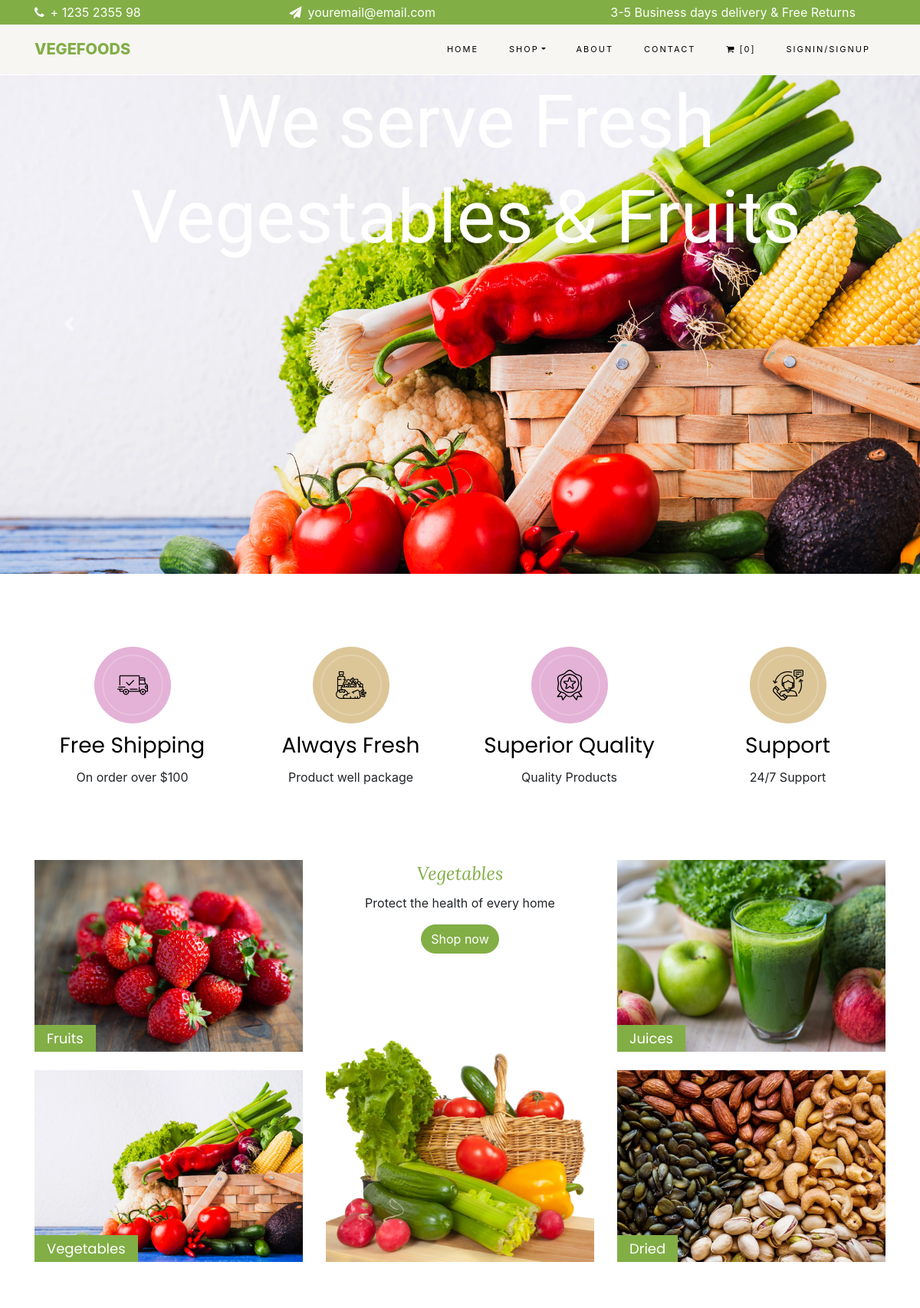
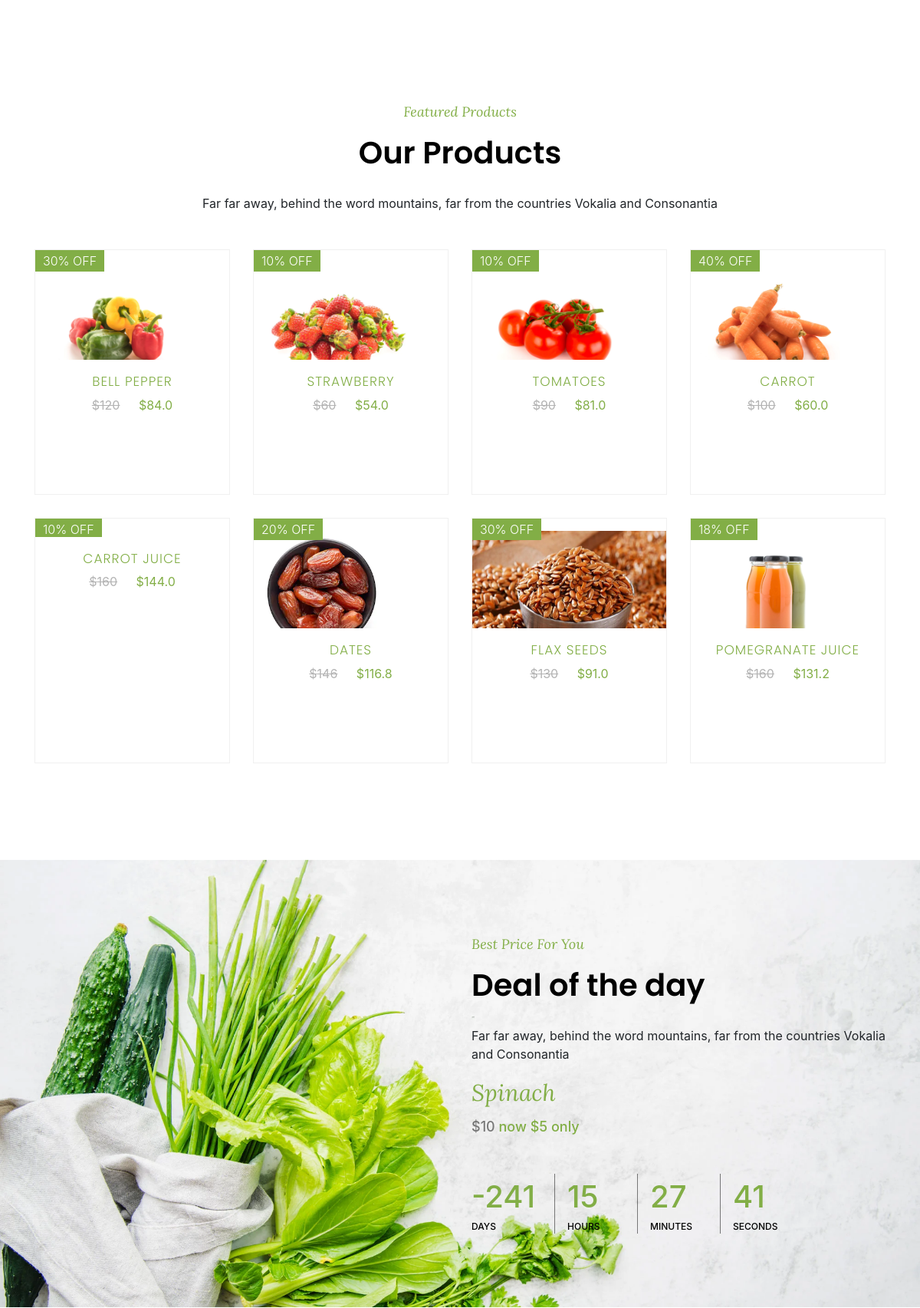
The page / (upper part) on the database its author committed (2 pictures, top to bottom).
### orderitems/models.py (models this page shows, shortened)
class items(models.Model):
    name = models.CharField(max_length=100)
    typeOf = models.CharField(max_length=1,choices=ItemTypes)
    price = models.IntegerField()
    offer = models.IntegerField(default = 0)
    image = models.ImageField(upload_to = "items",blank=True)
    dealOfTheDay = models.BooleanField()
    description  = models.CharField(max_length=1000,default="")
    def saleprice(self):
        if self.offer > 0:
            return self.price - (self.price * (self.offer / 100))
        else:
            return self.price

### orderitems/views.py (the view)
# urls.py: path('',views.index,name="index"),
def index(request):
    featured  =  items.objects.filter(offer__gt = 0).all()
    comments = usercomments.objects.all()[0:6]
    return render(request,'orderitems/index.html',{'featured':featured,'comments':comments})

### orderitems/cartitemscount_contextprocessor.py (called while the page is built)
def cartItemsCount(request):
    cartItems = request.session.get('cartItems')
    if cartItems is not None:
        return {'cart_items_count':len(cartItems)}
    else:
        return {'cart_items_count':0}

### orderitems/templates/orderitems/index.html (shortened to what this page needs)
{% extends "base.html" %}
{% block base %}
{% load static %}
    <section id = "home-section" class = "hero">
      <div id="carouselExampleControls" class="carousel slide" data-ride="carousel" style="height:650px">
            <div class="carousel-inner">
                <div class="carousel-item active">
                    <div class="container">
                        <div class="row slider-text justify-content-center align-items-center" data-scrollax-parent="true">
                            <div class="col-md-12 ftco-animate text-center fadeInUp ftco-animated">
                                <h1 class="mb-2">We serve Fresh Vegestables &amp; Fruits</h1>
                            </div>
                        </div>
                    </div>
                    <img class="d-block w-100" style="height:650px;object-fit: cover;" src="{% static 'media/bg_1.jpg' %}" alt="First slide">
                </div>
            </div>
            <a class="carousel-control-prev" href="#carouselExampleControls" role="button" data-slide="prev">
                <span class="carousel-control-prev-icon" aria-hidden="true"></span>
            </a>
            <a class="carousel-control-next" href="#carouselExampleControls" role="button" data-slide="next">
                <span class="carousel-control-next-icon" aria-hidden="true"></span>
            </a>
        </div>
    </section>
    <section class = "co-section">
        <div class = "container">
            <div class = "row no-guters co-services">
                <div class = "col-md-3 text-center d-flex align-self-stretch fadeInUp co-animated">
                    <div class = "media block-6 services mb-md-0 mb-4">
                        <div class = "icon bg-color-1 active d-flex justify-content-center align-items-center mb-2">
                             <img src="{% static 'media/truck.svg' %}" >
                        </div>
                        <div class="media-body">
                            <h3 class="heading">Free Shipping</h3>
                            <span>On order over $100</span>
                        </div>
                    </div>
                </div>
                <div class = "col-md-3 text-center d-flex align-self-stretch fadeInUp co-animated">
                    <div class = "media block-6 services mb-md-0 mb-4">
                        <div class = "icon bg-color-2 active d-flex justify-content-center align-items-center mb-2">
                            <img src="{% static 'media/food.svg' %}">
                        </div>
                        <div class="media-body">
                            <h3 class="heading">Always Fresh</h3>
                            <span>Product well package</span>
                        </div>
                    </div>
                </div>
                <div class = "col-md-3 text-center d-flex align-self-stretch fadeInUp co-animated">
                    <div class = "media block-6 services mb-md-0 mb-4">
                        <div class = "icon bg-color-1 active d-flex justify-content-center align-items-center mb-2">
                            <img src="{% static 'media/award.svg' %}">
                        </div>
                        <div class="media-body">
                            <h3 class="heading">Superior Quality</h3>
                            <span>Quality Products</span>
                        </div>
                    </div>
                </div>
                <div class = "col-md-3 text-center d-flex align-self-stretch fadeInUp co-animated">
                    <div class = "media block-6 services mb-md-0 mb-4">
                        <div class = "icon bg-color-2 active d-flex justify-content-center align-items-center mb-2">
                             <img src="{% static 'media/support.svg' %}">
                        </div>
                        <div class="media-body">
                            <h3 class="heading">Support</h3>
                            <span>24/7 Support</span>
                        </div>
                    </div>
                </div>
            </div>
        </div>
    </section>
    <section class = "co-section co-category co-no-pt">
        <div class = "container">
            <div class = "row">
                <div class = "col-md-8">
                    <div class = "row">
                        <div class = "col-md-6 order-md-last align-items-stretch d-flex">
                            <div class="category-wrap-2 img align-self-stretch d-flex fadeInUp co-animated" style="background-image: url({% static 'media/category.jpg' %});">
                                <div class="text text-center">
                                    <h2>Vegetables</h2>
                                    <p>Protect the health of every home</p>
                                    <p><a href="{% url 'shop' %}" class="btn btn-primary">Shop now</a></p>
                                </div>
                            </div>
                        </div>
                        <div class="col-md-6">
                            <div class="category-wrap  img mb-4 d-flex align-items-end fadeInUp co-animated" style="background-image: url({% static 'media/category-2.webp' %});">
                                <div class="text px-3 py-1">
                                    <h2 class="mb-0"><a href="#">Fruits</a></h2>
                                </div>
                            </div>
                            <div class="category-wrap img d-flex align-items-end fadeInUp co-animated" style="background-image: url({% static 'media/bg_1.jpg' %});">
                                <div class="text px-3 py-1">
                                    <h2 class="mb-0"><a href="#">Vegetables</a></h2>
                                </div>
                            </div>
                        </div>
                    </div>
                </div>
                <div class="col-md-4">
                    <div class="category-wrap img mb-4 d-flex align-items-end fadeInUp co-animated" style="background-image: url({% static 'media/category-3.jpg' %});">
                        <div class="text px-3 py-1">
                            <h2 class="mb-0"><a href="#">Juices</a></h2>
                        </div>
                    </div>
                    <div class="category-wrap img d-flex align-items-end fadeInUp co-animated" style="background-image: url({% static 'media/category-4.jpg' %});">
                        <div class="text px-3 py-1">
                            <h2 class="mb-0"><a href="#">Dried</a></h2>
                        </div>
                    </div>
                </div>
            </div>
        </div>
    </section>
    <section class = "co-section">
        <div class="container">
            <div class="row justify-content-center mb-3 pb-3">
                <div class="col-md-12 heading-section text-center fadeInUp co-animated">
                    <span class="subheading">Featured Products</span>
                    <h2 class="mb-4">Our Products</h2>
                    <p>Far far away, behind the word mountains, far from the countries Vokalia and Consonantia</p>
                </div>
            </div>
        </div>
        <div class="container">
            <div class="row">
            {% for item in featured %}
                <div class="col-md-6 col-lg-3 fadeInUp co-animated">
                    <div class="product">
                        <a href="{% url 'shopitem' item.id %}" class="img-prod">
                            <img class="img-fluid" src="{{ item.image.url }}" alt="Colorlib Template">
                            <span class="status">{{item.offer}}% OFF</span>
                        </a>
                        <div class="text py-3 pb-4 px-3 text-center">
                            <h3><a href="{% url 'shopitem' item.id %}">{{item.name}}</a></h3>
                            <div class="d-flex">
                                <div class="pricing">
                                    <p class="price">
                                    {% if item.offer > 0 %}
                                        <span class="mr-2 price-dc">${{item.price}}</span>
                                        <span class="price-sale">${{item.saleprice}}</span>
                                    {% else %}
                                        <span class="price-sale no-offer">${{item.saleprice}}</span>
                                    {% endif %}
                                    </p>
                                </div>
                            </div>
                        </div>
                    </div>
                </div>
            {% endfor %}
            </div>
        </div>
    </section>
    <section class = "co-section img" style = "background-image: url({% static 'media/bg_3.webp' %});">
        <div class = "container">
            <div class = "row justify-content-end">
                <div class="col-md-6 heading-section deal-of-the-day fadeInUp co-animated">
                    <span class="subheading">Best Price For You</span>
                    <h2 class="mb-4">Deal of the day</h2>
                    <p>Far far away, behind the word mountains, far from the countries Vokalia and Consonantia</p>
                    <h3>
                        <a href="#">Spinach</a>
                    </h3>
                    <span class="price">
                        $10
                        <a href="#">now $5 only</a>
                    </span>
                    <div id="timer" class="d-flex mt-5">
                        <div class="time" id="days">-241<span>Days</span></div>
                        <div class="time pl-3" id="hours">15<span>Hours</span></div>
                        <div class="time pl-3" id="minutes">27<span>Minutes</span></div>
                        <div class="time pl-3" id="seconds">41<span>Seconds</span></div>
                    </div>
                </div>
            </div>
        </div>
    </section>
{% endblock %}

### vegfoods/static/css/base.css (style rules this page uses)
.py-1 { padding-bottom: 0.25rem !important; }
.co-section { padding: 6em 0; position: relative; }
.co-no-pt { padding-top: 0 !important; }
h1, h2, h3, h4, h5, .h1, .h2, .h3, .h4, .h5 { line-height: 1.5; font-weight: 400; color: #000000; font-family: "Poppins", Arial, sans-serif; }
.d-flex { display: -webkit-box !important; display: -ms-flexbox !important; display: flex !important; }
.pl-3, .px-3 { padding-left: 1rem !important; }
a { -webkit-transition: .3s all ease; -o-transition: .3s all ease; transition: .3s all ease; color: #82ae46; }
a { color: #007bff; text-decoration: none; background-color: transparent; }
.fadeInUp { -webkit-animation-name: fadeInUp; animation-name: fadeInUp; }
.co-animated { -webkit-animation-duration: 2s; animation-duration: 2s; -webkit-animation-fill-mode: both; animation-fill-mode: both; }

### orderitems/static/css/about.css (style rules this page uses)
.hero-wrap, .img, .blog-img, .user-img { background-size: cover; background-repeat: no-repeat; background-position: center center; }

### rows shown on the page
items: image (picture), offer "30", name "BELL PEPPER", saleprice "84.0"
items: image (picture), offer "10", name "STRAWBERRY", saleprice "54.0"
items: image (picture), offer "10", name "TOMATOES", saleprice "81.0"
items: image (picture), offer "40", name "CARROT", saleprice "60.0"
items: offer "10", name "CARROT JUICE", saleprice "144.0"
items: image (picture), offer "20", name "DATES", saleprice "116.8"
items: image (picture), offer "30", name "FLAX SEEDS", saleprice "91.0"
items: image (picture), offer "18", name "POMEGRANATE JUICE", saleprice "131.2"

### other values the page prints
{{ cart_items_count }} "0"
